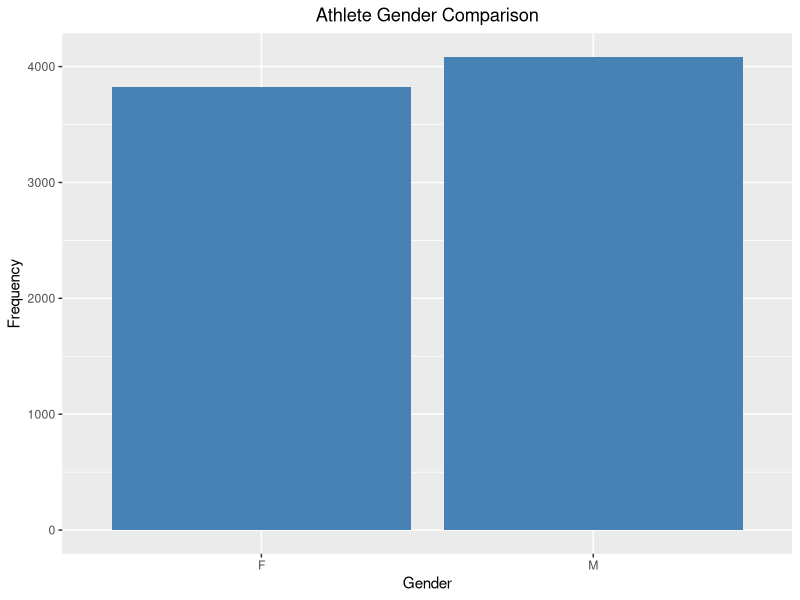
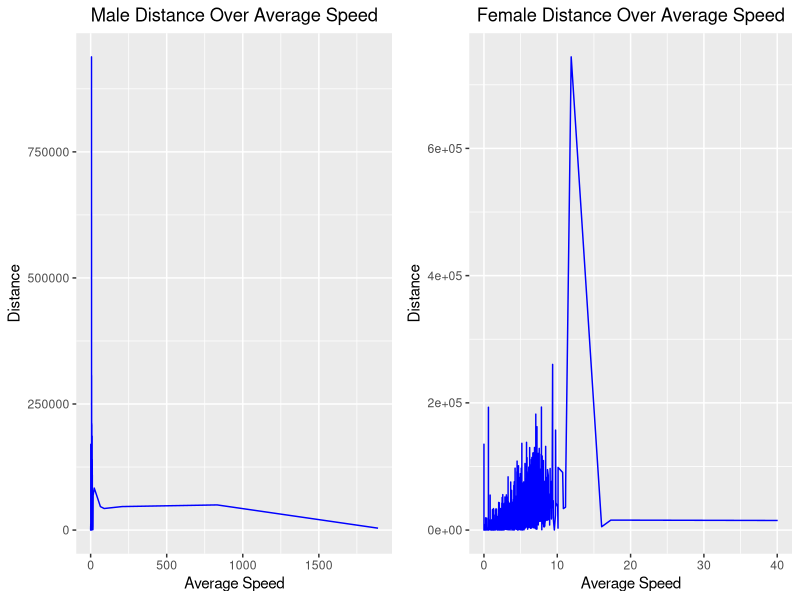
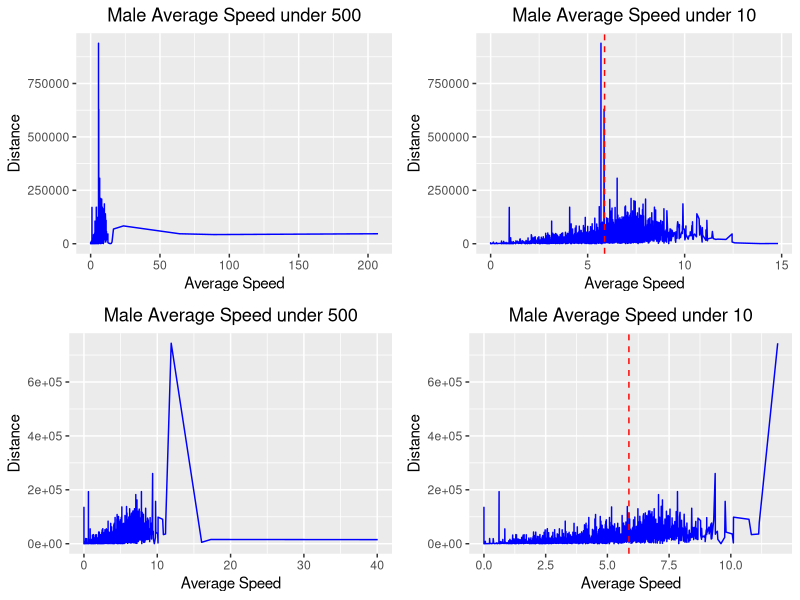

R code for these plots, in order:
#install.packages("gridExtra")
library(ggplot2)
library(dplyr)
library(gridExtra)

data <- read.csv('./cleanData.csv')

# Male and female data
freq <- data %>%
  group_by(athlete.sex) %>%
  summarise(frequency = n()) %>%
  na.omit()

ggplot(freq, aes(x=athlete.sex, y=frequency)) + geom_bar(stat = "identity", fill = "steelblue") +
  ggtitle("Athlete Gender Comparison") + 
  xlab("Gender") +
  ylab("Frequency") +
  theme(plot.title = element_text(hjust = 0.5))

# Male percent larger (3.29%)
total_athletes <- sum(freq$frequency)
male_perc <- freq$frequency[2] / total_athletes * 100 
female_perc <- freq$frequency[1] / total_athletes * 100
diff_perc <- (freq$frequency[2] - freq$frequency[1]) / total_athletes * 100

# female summary data
female <- data %>%
  filter(athlete.sex == "F")
summary(female)

# male summary data
male <- data %>%
  filter(athlete.sex == "M")
summary(male)

require(gridExtra)
plot1 <- ggplot(male, aes(x= average_speed, y= distance, group = 1)) +
  geom_line(color="blue") +
  ggtitle("Male Distance Over Average Speed") + 
  xlab("Average Speed") +
  ylab("Distance") +
  theme(plot.title = element_text(hjust = 0.5))

plot2 <- ggplot(female, aes(x= average_speed, y= distance, group = 1)) +
         geom_line(color="blue") +
  ggtitle("Female Distance Over Average Speed") + 
  xlab("Average Speed") +
  ylab("Distance") +
  theme(plot.title = element_text(hjust = 0.5))

grid.arrange(plot1, plot2, ncol=2)

# Gain a deeper understanding of distance vs. speed plot for both genders
# Male speed under 500 and 15.
m_spd_avg <- mean(male$average_speed)
m_speed500 <- male %>%
  filter(average_speed < 500)

m_speed15 <- male %>%
  filter(average_speed < 15)

plot3 <- ggplot(m_speed500, aes(x= average_speed, y= distance, group = 1)) +
  geom_line(color="blue") +
  ggtitle("Male Average Speed under 500") + 
  xlab("Average Speed") +
  ylab("Distance") +
  theme(plot.title = element_text(hjust = 0.5))

plot4 <- ggplot(m_speed15, aes(x= average_speed, y= distance, group = 1)) +
  geom_line(color="blue") +
  geom_vline(aes(xintercept = m_spd_avg), color="red", linetype="dashed") +
  ggtitle("Male Average Speed under 10") + 
  xlab("Average Speed") +
  ylab("Distance") +
  theme(plot.title = element_text(hjust = 0.5))

# Female speed under 500 and 15.
f_spd_avg <- mean(female$average_speed)
f_speed500 <- female %>%
  filter(average_speed < 500)

f_speed15 <- female %>%
  filter(average_speed < 15)

plot5 <- ggplot(f_speed500, aes(x= average_speed, y= distance, group = 1)) +
  geom_line(color="blue") +
  ggtitle("Male Average Speed under 500") + 
  xlab("Average Speed") +
  ylab("Distance") +
  theme(plot.title = element_text(hjust = 0.5))

plot6 <- ggplot(f_speed15, aes(x= average_speed, y= distance, group = 1)) +
  geom_line(color="blue") +
  geom_vline(aes(xintercept = m_spd_avg), color="red", linetype="dashed") +
  ggtitle("Male Average Speed under 10") + 
  xlab("Average Speed") +
  ylab("Distance") +
  theme(plot.title = element_text(hjust = 0.5))

grid.arrange(plot3, plot4, plot5, plot6, nrow=2, ncol=2)

dev.off()
